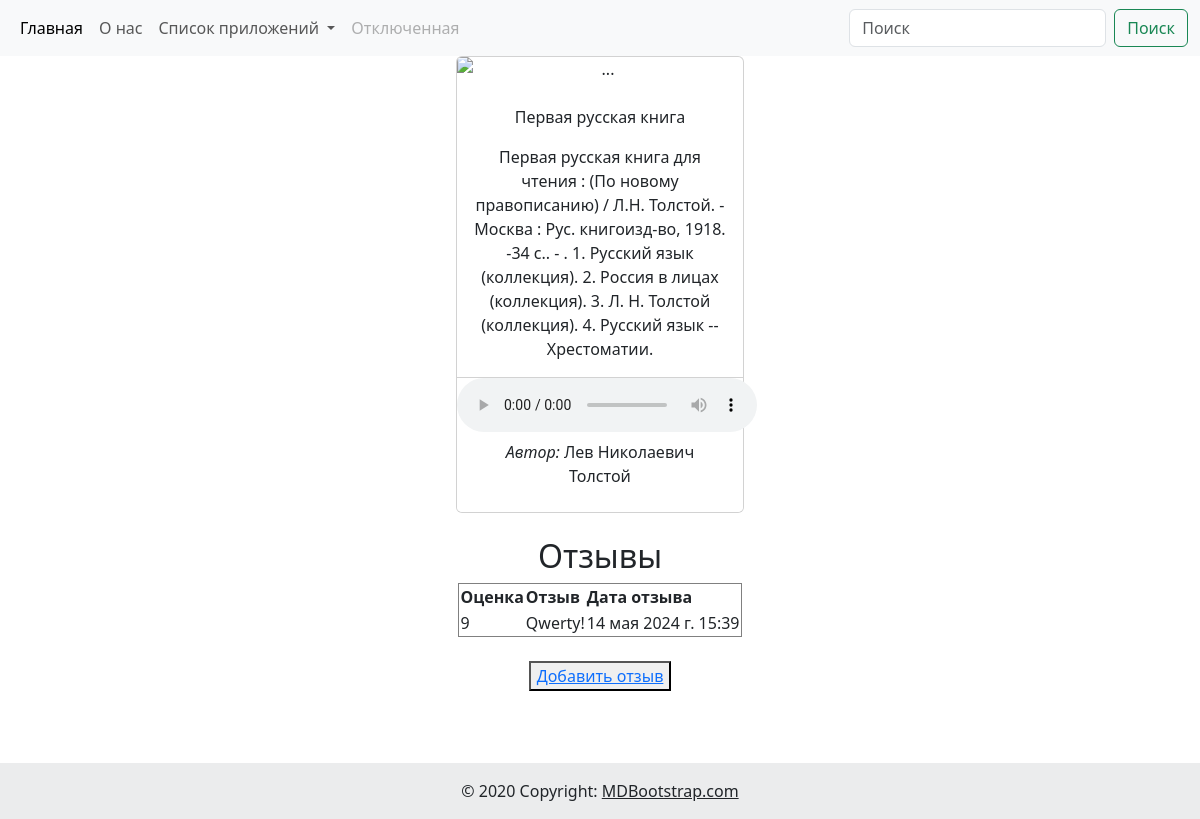
The page /books/2/ on the database its author committed.
### books/models.py (models this page shows, shortened)
class Books(models.Model):
    CATEGORY_BOOKS = (
        ("Художественная литература", "Художественная литература"),
        ("Информационная технология", "Информационная технология"),
        ("Деловая литература", "Деловая литература"),
        ("Юридическая литература", "Юридическая литература"),
        ("Наука, образование", "Наука, образование"),
        ("Языкознание, иностранные языки", "Языкознание, иностранные языки"),
        ("Школьные учебники", "Школьные учебники"),
        ("Детская литература", "Детская литература"),
        ("Медицина, спорт, здоровье", "Медицина, спорт, здоровье"),
        ("Другое", "Другое"),
    )
    title = models.CharField(
        max_length=50, verbose_name="Напишите название книги", null=True
    )
    image = models.ImageField(
        upload_to="images/", verbose_name="Загрузите фото", blank=True
    )
    description = models.TextField(verbose_name="Краткое описание")
    audio = models.FileField(
        upload_to="audio/", verbose_name="Загрузите аудио файл", blank=True
    )
    category_books = models.CharField(
        max_length=100, choices=CATEGORY_BOOKS, verbose_name="Выберите категорию"
    )
    audio_time = models.PositiveIntegerField(
        verbose_name="Укажите длительность аудио книг"
    )
    author = models.CharField(max_length=100, verbose_name="Укажите автора", null=True)
    created_at = models.DateTimeField(auto_now_add=True)
    class Meta:
        verbose_name = "книги"
        verbose_name_plural = "список книг"

class Review(models.Model):
    review_book = models.ForeignKey(
        Books, on_delete=models.CASCADE, related_name="review_book"
    )
    stars = models.PositiveIntegerField(
        default=10, validators=[MinValueValidator(1), MaxValueValidator(10)]
    )
    description = models.TextField(verbose_name="Краткое описание", blank=True)
    created_at = models.DateTimeField(auto_now_add=True)
    class Meta:
        verbose_name = "отзывы"
        verbose_name_plural = "отзывы"

### books/views.py (the view)
# urls.py: path("books/<int:id>/", views.BookDetailView.as_view(), name="books_detail"),
class BookDetailView(generic.DetailView):
    template_name = "books_detail.html"
    context_object_name = "books_id"
    def get_object(self, **kwargs):
        books_id = self.kwargs.get("id")
        return get_object_or_404(models.Books, id=books_id)

### templates/books_detail.html (shortened to what this page needs)
{% include 'header.html' %}
<center>
    <div class="card" style="width: 18rem;">
        <img src="{{ post_id.image.url }}" class="card-img-top" alt="...">
        <div class="card-body">
        <p class="card-text">{{ books_id.title }}</p>
        <p class="card-text">{{ books_id.description }}</p>
        </div>
    <ul class="list-group list-group-flush">
        {% if books_id.audio %}
        {% if books_id.audio.url %}
            <audio controls>
                <source src="{{ post_id.audio.url }}" type="audio/mp3">
            </audio>
        {% else %}
            <p>Error: The 'music' attribute has no file associated with it.</p>
        {% endif %}
    {% endif %}
        <li class="list-group-item"><p><i>Автор: </i>{{ books_id.author }}</p></li>
    </ul>
    </div>
    <br>
    <h2>Отзывы</h2>
    <table border="1">
        <tbody>
            <tr><th>Оценка</th> <th>Отзыв</th> <th>Дата отзыва</th></tr>
            {% for i in books_id.review_book.all %}
            <tr><td>{{ i.stars }}</td> <td>{{ i.description }}</td> <td>{{ i.created_at }}</td></tr>
            {% endfor %}
        </tbody>
    </table>
    <br>
    <button><a href="create_review/">Добавить отзыв</a></button>
</center>
<br>
<br>
<br>
{% include 'footer.html' %}

### rows shown on the page
Books: title "Первая русская книга", description "Первая русская книга для чтения : (По новому правописанию) / Л.Н. Толстой. - Москва : Рус. книгоизд-во, 1918. -34 с.. - . 1. Русский язык (коллекция). 2. Россия в лицах (коллекция). 3. Л. Н. Толстой (коллекция). 4. Русский язык -- Хрестоматии.", author "Лев Николаевич Толстой"
Review: stars "9", description "Qwerty!", created_at "14 мая 2024 г. 15:39"
